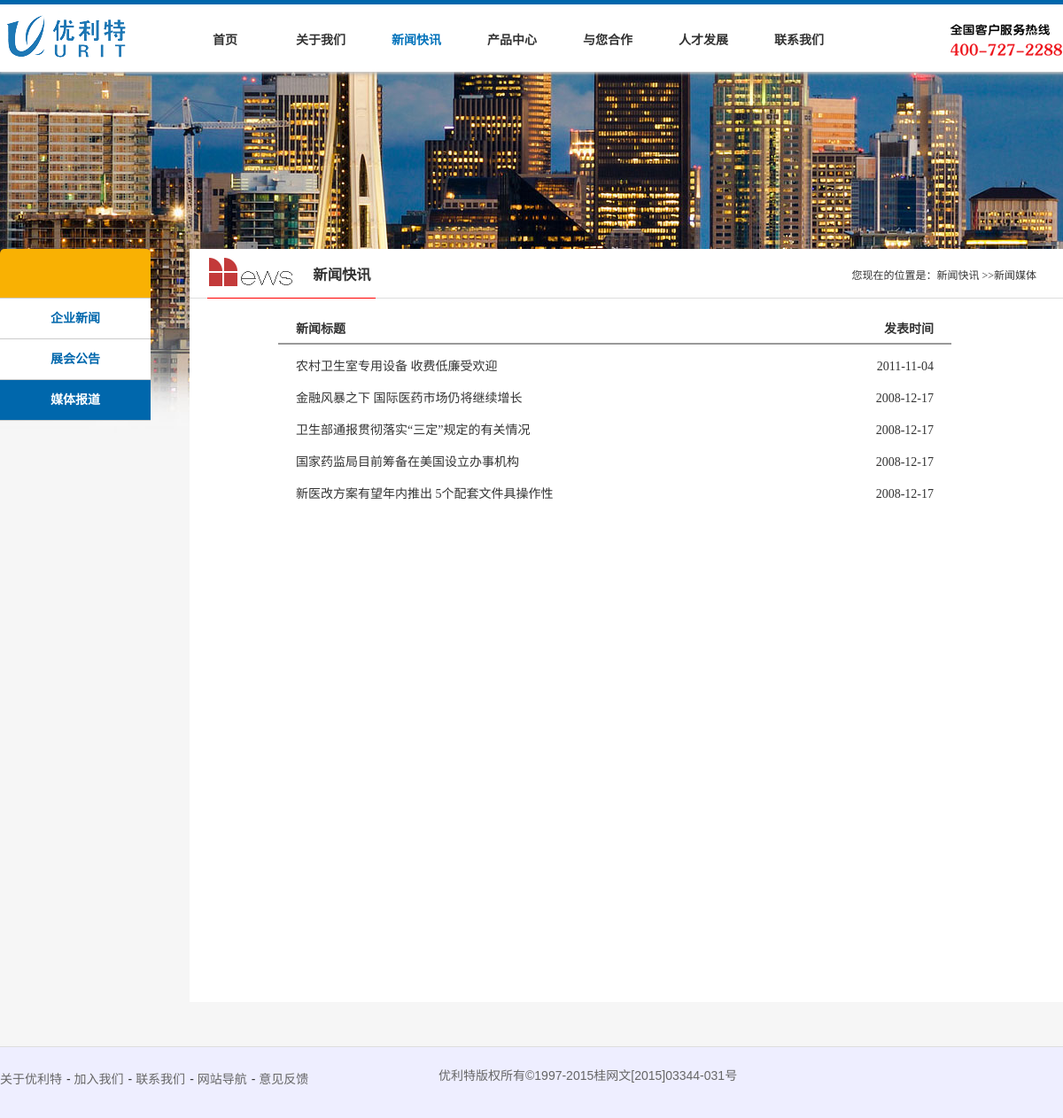
The app's page /News/newsMedia.php with its own data.
### tables this page shows
CREATE TABLE IF NOT EXISTS `new3` (
  `id` int(11) NOT NULL,
  `title` varchar(100) NOT NULL,
  `dates` date NOT NULL,
  `content` text NOT NULL,
  `click` int(11) NOT NULL
);

### News/newsMedia.php (the view, shortened to what this page needs)
<!DOCTYPE html>
<html lang="zh-CN">
<head>
	<link rel="stylesheet" media="all" type="text/css" href="../styles/layout.css">
	<link rel="stylesheet" media="all" type="text/css" href="../styles/news.css">
</head>
<body>
	<div id="content" class="newsbg">
		<div class="container">
			<div class="main">
				<div class="title">
					<div class="news-title-choose title-choose">
						<h3><img src="../images/12_03.png" alt="news">新闻快讯</h3>
					</div>
					<span class="position">您现在的位置是：<span class="position1">新闻快讯</span> &gt;&gt;<span class="position2">新闻媒体</span></span>
				</div>
					<div class="exhibition maintext">
						<p class="news-title2">新闻标题 <span>发表时间</span></p>
						<?php
							if(!empty($_GET['keys'])){
								$w = "`title` LIKE '%".$_GET['keys']."%'";
							}
							else{
								$w = 1;
							}
							$sql = "SELECT * FROM `new3` WHERE $w ORDER BY id DESC";
							$query = mysql_query($sql);
							while($rs = mysql_fetch_array($query)){
						?>
						<p><a href="newView3.php?id=<?php echo $rs['id'] ?>"><?php echo $rs['title'] ?><span><?php echo $rs['dates'] ?></span></a></p>
						<?php
						}
						?>
					</div>
				</div>
			</div>
		</div>
</body>
</html>

### styles/layout.css (style rules this page uses)
body { font: normal 14px/24px SimSun, "Microsoft YaHei",arial,sans-serif; text-align: center; color: #333; background-color: #f6f6f6; }
* { padding: 0; margin: 0; }
img { border: none; }
ul, li { list-style-type: none; }
a { text-decoration: none; }
#header { position: relative; z-index: 9999; width: 100%; height: 76px; background-color: #fff; border-top: 5px solid #0067ac; box-shadow: 0 1px 3px 1px #ccc; }
.innerhead { position: relative; margin-left: auto; margin-right: auto; width: 1200px; height: 76px; }
.logo { position: absolute; top: 6px; left: 0px; }
.mainNav { z-index: 100; }
.navigation { position: absolute; top: 28px; left: 200px; }
.navigation li { float: left; }
.navigation li a { display: block; width: 108px; height: 30px; font-size: 14px; font-weight: 700; color: #333; }
.mainNav li a.navclick { color: #0473BB; }
.tel { position: absolute; top: 18px; left: 1068px; }
#content { padding-top: 200px; width: 100%; height: 610px; overflow: hidden; }
.newsbg { background:url(../images/11_03.jpg) no-repeat top #f6f6f6; }
#content .container { margin-left: auto; margin-right: auto; width: 1200px; height: 680px; overflow: hidden; }
.main { float: right; margin-left: auto; margin-right: auto; width: 986px; height: auto; background-color: #fff; font-family: "Microsoft YaHei" !important; }
.main .title { height: 55px; border-bottom: 1px solid #ddd; line-height: 60px; padding-left: 20px; padding-right: 30px; }
.title-choose { float: left; width: 235px; height: 55px; border-bottom: 1px solid red; overflow: hidden; }
.main .title h3 { font-family: "Microsoft YaHei" !important; }
.main .title img { float: left; padding-top: 10px; }
.main .title .position { float: right; font-size: 12px; }
.maintext p { margin-bottom: 6px; padding: 0 20px; }
.sidebar { float: left; width: 170px; z-index: 99; }
.sidebar li { border-bottom: 1px solid #ccc; }
.sidebar li.sidebar-color { height: 55px; background-color: #f9b103; margin-bottom: 0; -web-kit-border-top-left-radius: 5px; -moz-border-top-left-radius: 5px; -ms-border-top-left-radius: 5px; border-top-left-radius: 5px; -web-kit-border-top-right-radius: 5px; -moz-border-top-right-radius: 5px; -ms-border-top-right-radius: 5px; border-top-right-radius: 5px; }
.sidebar li a { display: block; height: 45px; width: 170px; background: #fff; text-align: center; line-height: 45px; color: #0067AC; font-weight: 700; }
.sidebar li.sidebar-click a { color: #fff; background-color: #0067ac; }
.footer { margin-top: 20px; width: 100%; height: 80px; text-align: left; border-top: 1px solid #ddd; background-color: #eef; }
.footer-box { margin: 0 auto; width: 1200px; }
.footer-box ul { float: left; margin-top: 24px; width: 400px; }
.footer-box a { color: #666; }
.footer-box span { padding-left: 5px; }
.footer-box blockquote { float:left; margin-left: 95px; margin-top: 20px; color: #666; }

### styles/news.css (style rules this page uses)
#content { height: 880px !important; }
#content .container { height: 850px !important; }
.news-title-choose { width: 190px; }
.exhibition { height: 800px; width: 720px; margin-top: 20px; margin-left: 100px; text-align: left; color: #333; }
.exhibition p { width: 720px; height: 30px; line-height: 30px; }
.exhibition p a { color: #333; }
.exhibition .news-title2 { margin-bottom: 10px; height: 30px; font-weight: 700; border-bottom: 2px solid #999; }
.exhibition span { float: right; text-align: right; }

### records on screen
new3: title "农村卫生室专用设备 收费低廉受欢迎", dates "2011-11-04"
new3: title "金融风暴之下 国际医药市场仍将继续增长", dates "2008-12-17"
new3: title "卫生部通报贯彻落实“三定”规定的有关情况", dates "2008-12-17"
new3: title "国家药监局目前筹备在美国设立办事机构", dates "2008-12-17"
new3: title "新医改方案有望年内推出 5个配套文件具操作性", dates "2008-12-17"
